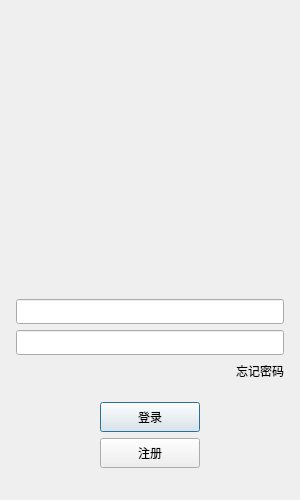
<?xml version="1.0" encoding="UTF-8"?>
<ui version="4.0">
 <class>LoginDialog</class>
 <widget class="QDialog" name="LoginDialog">
  <property name="geometry">
   <rect>
    <x>0</x>
    <y>0</y>
    <width>300</width>
    <height>500</height>
   </rect>
  </property>
  <property name="minimumSize">
   <size>
    <width>300</width>
    <height>500</height>
   </size>
  </property>
  <property name="maximumSize">
   <size>
    <width>300</width>
    <height>500</height>
   </size>
  </property>
  <property name="windowTitle">
   <string>Dialog</string>
  </property>
  <layout class="QVBoxLayout" name="verticalLayout_3">
   <item>
    <layout class="QVBoxLayout" name="verticalLayout_2">
     <property name="leftMargin">
      <number>5</number>
     </property>
     <property name="topMargin">
      <number>5</number>
     </property>
     <property name="rightMargin">
      <number>5</number>
     </property>
     <property name="bottomMargin">
      <number>5</number>
     </property>
     <item>
      <widget class="QLabel" name="err_tip">
       <property name="minimumSize">
        <size>
         <width>0</width>
         <height>25</height>
        </size>
       </property>
       <property name="maximumSize">
        <size>
         <width>16777215</width>
         <height>25</height>
        </size>
       </property>
       <property name="text">
        <string/>
       </property>
       <property name="alignment">
        <set>Qt::AlignCenter</set>
       </property>
      </widget>
     </item>
     <item>
      <widget class="QWidget" name="head_widget" native="true">
       <property name="minimumSize">
        <size>
         <width>200</width>
         <height>230</height>
        </size>
       </property>
       <layout class="QGridLayout" name="gridLayout">
        <item row="1" column="0">
         <widget class="QLabel" name="head_label">
          <property name="minimumSize">
           <size>
            <width>200</width>
            <height>200</height>
           </size>
          </property>
          <property name="maximumSize">
           <size>
            <width>200</width>
            <height>200</height>
           </size>
          </property>
          <property name="text">
           <string/>
          </property>
         </widget>
        </item>
       </layout>
      </widget>
     </item>
     <item>
      <spacer name="verticalSpacer_3">
       <property name="orientation">
        <enum>Qt::Vertical</enum>
       </property>
       <property name="sizeHint" stdset="0">
        <size>
         <width>20</width>
         <height>40</height>
        </size>
       </property>
      </spacer>
     </item>
     <item>
      <layout class="QHBoxLayout" name="horizontalLayout_2">
       <item>
        <widget class="QtMaterialTextField" name="email_edit">
         <property name="minimumSize">
          <size>
           <width>0</width>
           <height>25</height>
          </size>
         </property>
         <property name="maximumSize">
          <size>
           <width>16777215</width>
           <height>25</height>
          </size>
         </property>
        </widget>
       </item>
      </layout>
     </item>
     <item>
      <layout class="QHBoxLayout" name="horizontalLayout_3">
       <item>
        <widget class="QtMaterialTextField" name="pass_edit">
         <property name="minimumSize">
          <size>
           <width>0</width>
           <height>25</height>
          </size>
         </property>
         <property name="maximumSize">
          <size>
           <width>16777215</width>
           <height>25</height>
          </size>
         </property>
        </widget>
       </item>
      </layout>
     </item>
     <item>
      <layout class="QHBoxLayout" name="horizontalLayout_4">
       <item>
        <spacer name="horizontalSpacer">
         <property name="orientation">
          <enum>Qt::Horizontal</enum>
         </property>
         <property name="sizeHint" stdset="0">
          <size>
           <width>40</width>
           <height>20</height>
          </size>
         </property>
        </spacer>
       </item>
       <item>
        <widget class="ClickedLabel" name="forget_label">
         <property name="text">
          <string>忘记密码</string>
         </property>
        </widget>
       </item>
      </layout>
     </item>
     <item>
      <spacer name="verticalSpacer_2">
       <property name="orientation">
        <enum>Qt::Vertical</enum>
       </property>
       <property name="sizeHint" stdset="0">
        <size>
         <width>20</width>
         <height>40</height>
        </size>
       </property>
      </spacer>
     </item>
     <item>
      <layout class="QHBoxLayout" name="horizontalLayout_5">
       <item>
        <spacer name="horizontalSpacer_2">
         <property name="orientation">
          <enum>Qt::Horizontal</enum>
         </property>
         <property name="sizeHint" stdset="0">
          <size>
           <width>40</width>
           <height>20</height>
          </size>
         </property>
        </spacer>
       </item>
       <item>
        <widget class="QtMaterialRaisedButton" name="login_btn">
         <property name="minimumSize">
          <size>
           <width>100</width>
           <height>30</height>
          </size>
         </property>
         <property name="text">
          <string>登录</string>
         </property>
        </widget>
       </item>
       <item>
        <spacer name="horizontalSpacer_3">
         <property name="orientation">
          <enum>Qt::Horizontal</enum>
         </property>
         <property name="sizeHint" stdset="0">
          <size>
           <width>40</width>
           <height>20</height>
          </size>
         </property>
        </spacer>
       </item>
      </layout>
     </item>
     <item>
      <layout class="QHBoxLayout" name="horizontalLayout_6">
       <item>
        <spacer name="horizontalSpacer_4">
         <property name="orientation">
          <enum>Qt::Horizontal</enum>
         </property>
         <property name="sizeHint" stdset="0">
          <size>
           <width>40</width>
           <height>20</height>
          </size>
         </property>
        </spacer>
       </item>
       <item>
        <widget class="QtMaterialRaisedButton" name="reg_btn">
         <property name="minimumSize">
          <size>
           <width>100</width>
           <height>30</height>
          </size>
         </property>
         <property name="text">
          <string>注册</string>
         </property>
        </widget>
       </item>
       <item>
        <spacer name="horizontalSpacer_5">
         <property name="orientation">
          <enum>Qt::Horizontal</enum>
         </property>
         <property name="sizeHint" stdset="0">
          <size>
           <width>40</width>
           <height>20</height>
          </size>
         </property>
        </spacer>
       </item>
      </layout>
     </item>
     <item>
      <spacer name="verticalSpacer">
       <property name="orientation">
        <enum>Qt::Vertical</enum>
       </property>
       <property name="sizeHint" stdset="0">
        <size>
         <width>20</width>
         <height>40</height>
        </size>
       </property>
      </spacer>
     </item>
    </layout>
   </item>
  </layout>
 </widget>
 <customwidgets>
  <customwidget>
   <class>ClickedLabel</class>
   <extends>QLabel</extends>
   <header>clickedlabel.h</header>
  </customwidget>
  <customwidget>
   <class>QtMaterialTextField</class>
   <extends>QLineEdit</extends>
   <header location="global">qtmaterialtextfield.h</header>
  </customwidget>
  <customwidget>
   <class>QtMaterialRaisedButton</class>
   <extends>QPushButton</extends>
   <header location="global">qtmaterialraisedbutton.h</header>
  </customwidget>
 </customwidgets>
 <resources/>
 <connections/>
</ui>
